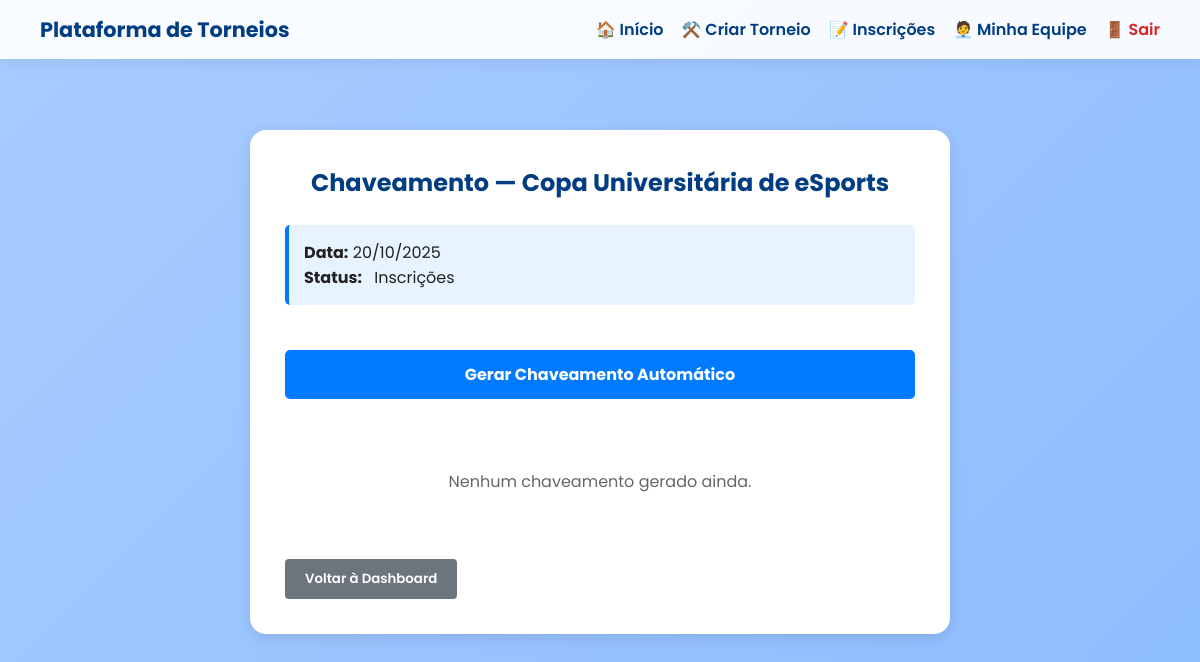
Page /chaveamento/1/ (signed in) on the committed database.
### usuarios/models.py (models this page shows, shortened)
class Torneio(models.Model):
    FASES = [
        ('inscricoes', 'Inscrições'),
        ('chaveamento', 'Chaveamento'),
        ('em_progresso', 'Em Progresso'),
        ('finalizado', 'Finalizado'),
    ]
    nome = models.CharField(max_length=100)
    descricao = models.TextField()
    regras = models.TextField()
    data = models.DateField()
    criador = models.ForeignKey(User, on_delete=models.CASCADE)
    status = models.CharField(max_length=20, choices=FASES, default='inscricoes')
    campeao = models.CharField(max_length=100, blank=True, null=True)

### usuarios/views.py (the view, shortened to what this page needs)
# urls.py: path('chaveamento/<int:torneio_id>/', views.chaveamento_view, name='chaveamento'),
@login_required(login_url='login')
def chaveamento_view(request, torneio_id):
    torneio = get_object_or_404(Torneio, id=torneio_id)
    confrontos_por_fase = {
        'quartas': Confronto.objects.filter(torneio=torneio, fase='quartas'),
        'semifinal': Confronto.objects.filter(torneio=torneio, fase='semifinal'),
        'final': Confronto.objects.filter(torneio=torneio, fase='final'),
    }
    context = {
        'torneio': torneio,
        'confrontos_por_fase': confrontos_por_fase,
    }
    return render(request, 'chaveamento.html', context)

### usuarios/templates/chaveamento.html (shortened to what this page needs)
{% load static %}
<!DOCTYPE html>
<html lang="pt-BR">
<head>
  <link rel="stylesheet" href="{% static 'style1.css' %}">
</head>
<body>
  <header>
    <h1>Plataforma de Torneios</h1>
    <nav>
      <a href="{% url 'painel' %}">🏠 Início</a>
      <a href="{% url 'criar_torneio' %}">⚒️ Criar Torneio</a>
      <a href="{% url 'inscricoes' %}">📝 Inscrições</a>
      <a href="{% url 'dashboard_equipe' %}">🧑‍💼 Minha Equipe</a>
      <a href="{% url 'logout' %}" style="color:#d62828;">🚪 Sair</a>
    </nav>
  </header>
  <main class="container">
    <h2>Chaveamento — {{ torneio.nome }}</h2>
    <div class="status-info">
      <p><strong>Data:</strong> {{ torneio.data|date:"d/m/Y" }}</p>
      <p><strong>Status:</strong> <span style="background-color: #e7f3ff; padding: 3px 8px; border-radius: 3px;">{{ torneio.get_status_display }}</span></p>
    </div>
    {% if torneio.confrontos.count == 0 %}
      <form method="POST" style="margin-bottom: 30px;">
        <button type="submit" class="gerar-btn">Gerar Chaveamento Automático</button>
      </form>
    {% endif %}
    {% if confrontos_por_fase.quartas %}
      <div class="bracket">
        <div class="round">
          <h4>Quartas</h4>
          {% for confronto in confrontos_por_fase.quartas %}
            <div class="match {% if confronto.realizado %}realizado{% endif %}">
              {% if confronto.realizado %}
                <p><strong>{{ confronto.equipe1.nome }}</strong></p>
                <p>vs</p>
                <p><strong>{{ confronto.equipe2.nome }}</strong></p>
                <div class="winner-badge">🏆 {{ confronto.vencedor.nome }}</div>
              {% else %}
                <p><strong>{{ confronto.equipe1.nome }}</strong></p>
                <p>vs</p>
                <p>{% if confronto.equipe2 %}<strong>{{ confronto.equipe2.nome }}</strong>{% else %}<em>Aguardando...</em>{% endif %}</p>
                {% if confronto.equipe1 and confronto.equipe2 %}
                  <form method="POST" style="margin-top: 10px;">
                    {% csrf_token %}
                    <input type="hidden" name="acao" value="atualizar_vencedor">
                    <input type="hidden" name="confronto_id" value="{{ confronto.id }}">
                    <select name="vencedor_id" required>
                      <option value="">Selecione o vencedor</option>
                      <option value="{{ confronto.equipe1.id }}">{{ confronto.equipe1.nome }}</option>
                      <option value="{{ confronto.equipe2.id }}">{{ confronto.equipe2.nome }}</option>
                    </select>
                    <button type="submit" style="background-color: #28a745; color: white; border: none; padding: 8px; border-radius: 4px; cursor: pointer;">Confirmar</button>
                  </form>
                {% endif %}
              {% endif %}
            </div>
          {% endfor %}
        </div>
        <div class="round">
          <h4>Semifinal</h4>
          {% for confronto in confrontos_por_fase.semifinal %}
            <div class="match {% if confronto.realizado %}realizado{% endif %}">
              {% if confronto.realizado %}
                <p><strong>{{ confronto.equipe1.nome }}</strong></p>
                <p>vs</p>
                <p><strong>{{ confronto.equipe2.nome }}</strong></p>
                <div class="winner-badge">🏆 {{ confronto.vencedor.nome }}</div>
              {% else %}
                <p>{% if confronto.equipe1 %}<strong>{{ confronto.equipe1.nome }}</strong>{% else %}<em>Aguardando...</em>{% endif %}</p>
                <p>vs</p>
                <p>{% if confronto.equipe2 %}<strong>{{ confronto.equipe2.nome }}</strong>{% else %}<em>Aguardando...</em>{% endif %}</p>
                {% if confronto.equipe1 and confronto.equipe2 %}
                  <form method="POST" style="margin-top: 10px;">
                    {% csrf_token %}
                    <input type="hidden" name="acao" value="atualizar_vencedor">
                    <input type="hidden" name="confronto_id" value="{{ confronto.id }}">
                    <select name="vencedor_id" required>
                      <option value="">Selecione o vencedor</option>
                      <option value="{{ confronto.equipe1.id }}">{{ confronto.equipe1.nome }}</option>
                      <option value="{{ confronto.equipe2.id }}">{{ confronto.equipe2.nome }}</option>
                    </select>
                    <button type="submit" style="background-color: #28a745; color: white; border: none; padding: 8px; border-radius: 4px; cursor: pointer;">Confirmar</button>
                  </form>
                {% endif %}
              {% endif %}
            </div>
          {% endfor %}
        </div>
        <div class="round">
          <h4>Final</h4>
          {% for confronto in confrontos_por_fase.final %}
            <div class="match {% if confronto.realizado %}realizado{% endif %}">
              {% if confronto.realizado %}
                <p><strong>{{ confronto.equipe1.nome }}</strong></p>
                <p>vs</p>
                <p><strong>{{ confronto.equipe2.nome }}</strong></p>
                <div class="winner-badge">🏆 {{ confronto.vencedor.nome }}</div>
              {% else %}
                <p>{% if confronto.equipe1 %}<strong>{{ confronto.equipe1.nome }}</strong>{% else %}<em>Aguardando...</em>{% endif %}</p>
                <p>vs</p>
                <p>{% if confronto.equipe2 %}<strong>{{ confronto.equipe2.nome }}</strong>{% else %}<em>Aguardando...</em>{% endif %}</p>
                {% if confronto.equipe1 and confronto.equipe2 %}
                  <form method="POST" style="margin-top: 10px;">
                    {% csrf_token %}
                    <input type="hidden" name="acao" value="atualizar_vencedor">
                    <input type="hidden" name="confronto_id" value="{{ confronto.id }}">
                    <select name="vencedor_id" required>
                      <option value="">Selecione o vencedor</option>
                      <option value="{{ confronto.equipe1.id }}">{{ confronto.equipe1.nome }}</option>
                      <option value="{{ confronto.equipe2.id }}">{{ confronto.equipe2.nome }}</option>
                    </select>
                    <button type="submit" style="background-color: #28a745; color: white; border: none; padding: 8px; border-radius: 4px; cursor: pointer;">Confirmar</button>
                  </form>
                {% endif %}
              {% endif %}
            </div>
          {% endfor %}
        </div>
      </div>
    {% else %}
      <p style="text-align: center; color: #666; margin-top: 40px;">Nenhum chaveamento gerado ainda.</p>
    {% endif %}
    <div style="margin-top: 40px;">
      <a href="{% url 'dashboard_equipe' %}"><button style="background-color: #6c757d; color: white; padding: 10px 20px; border: none; border-radius: 4px; cursor: pointer;">Voltar à Dashboard</button></a>
    </div>
  </main>
</body>
</html>

### usuarios/static/style1.css (style rules this page uses)
* { margin: 0; padding: 0; box-sizing: border-box; font-family: 'Poppins', sans-serif; }
body { background: linear-gradient(135deg, #a9ccff, #8cbcff); min-height: 100vh; padding-top: 90px; color: #222; overflow-x: hidden; }
header { position: fixed; top: 0; left: 0; width: 100%; background: rgba(255, 255, 255, 0.92); display: flex; justify-content: space-between; align-items: center; padding: 14px 40px; box-shadow: 0 3px 15px rgba(0, 0, 0, 0.08); z-index: 999; flex-wrap: wrap; }
header h1 { font-size: 1.3rem; font-weight: 700; color: #003d82; }
nav { display: flex; flex-wrap: wrap; align-items: center; gap: 18px; }
nav a { text-decoration: none; font-weight: 600; color: #003d82; transition: 0.2s; }
main { padding: 40px; }
.container, .form-container, .results-container { background: #fff; max-width: 700px; margin: 40px auto; padding: 35px; border-radius: 16px; box-shadow: 0 4px 15px rgba(0, 0, 0, 0.1); animation: fadeIn 0.4s ease; }
h2 { text-align: center; color: #003d82; margin-bottom: 25px; }
form { display: flex; flex-direction: column; }
button, .btn { margin-top: 25px; padding: 12px; border: none; background-color: #007bff; color: white; font-weight: 600; border-radius: 10px; cursor: pointer; transition: background 0.2s, transform 0.1s; }

### usuarios/templates/chaveamento.html (style rules this page uses)
.gerar-btn { background-color: #007bff; color: white; padding: 12px 30px; border: none; border-radius: 5px; font-size: 16px; font-weight: bold; cursor: pointer; margin-bottom: 30px; }
.status-info { background-color: #e7f3ff; padding: 15px; border-radius: 5px; margin-bottom: 20px; border-left: 4px solid #007bff; }

### rows in the picture
Torneio: nome "Copa Universitária de eSports", data "20/10/2025", status "Inscrições"
